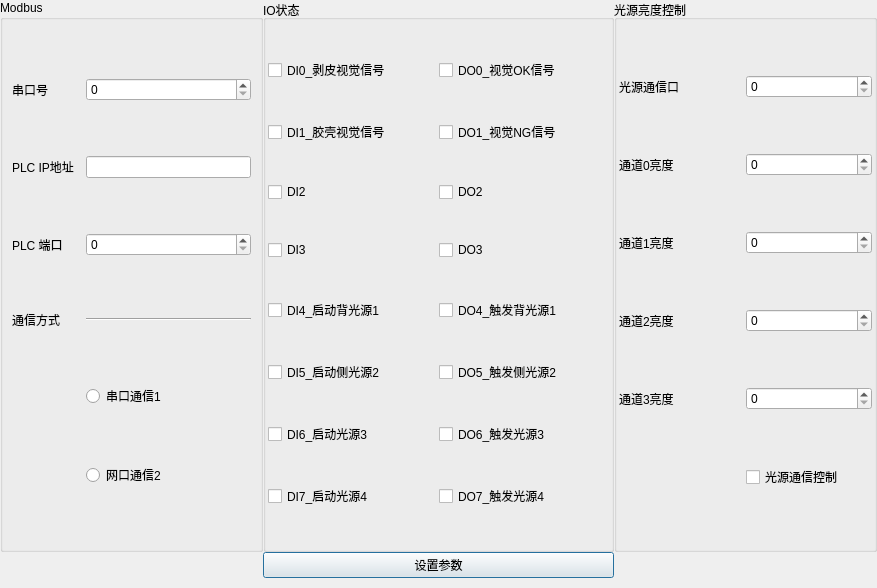
<?xml version="1.0" encoding="UTF-8"?>
<ui version="4.0">
 <class>IOParamDialog</class>
 <widget class="QDialog" name="IOParamDialog">
  <property name="geometry">
   <rect>
    <x>0</x>
    <y>0</y>
    <width>877</width>
    <height>588</height>
   </rect>
  </property>
  <property name="windowTitle">
   <string>IOParamDialog</string>
  </property>
  <property name="windowIcon">
   <iconset resource="../../../resource.qrc">
    <normaloff>:/assets/yingjianguanli.png</normaloff>:/assets/yingjianguanli.png</iconset>
  </property>
  <layout class="QHBoxLayout" name="horizontalLayout">
   <property name="spacing">
    <number>0</number>
   </property>
   <property name="leftMargin">
    <number>0</number>
   </property>
   <property name="topMargin">
    <number>0</number>
   </property>
   <property name="rightMargin">
    <number>0</number>
   </property>
   <property name="bottomMargin">
    <number>0</number>
   </property>
   <item>
    <layout class="QGridLayout" name="gridLayout" columnstretch="3,4,3">
     <property name="bottomMargin">
      <number>10</number>
     </property>
     <item row="0" column="2">
      <widget class="QGroupBox" name="groupBox_3">
       <property name="title">
        <string>光源亮度控制</string>
       </property>
       <layout class="QGridLayout" name="gridLayout_4">
        <property name="leftMargin">
         <number>2</number>
        </property>
        <property name="topMargin">
         <number>0</number>
        </property>
        <property name="rightMargin">
         <number>2</number>
        </property>
        <property name="bottomMargin">
         <number>0</number>
        </property>
        <property name="spacing">
         <number>0</number>
        </property>
        <item row="1" column="0">
         <widget class="QLabel" name="label_12">
          <property name="text">
           <string>通道0亮度</string>
          </property>
         </widget>
        </item>
        <item row="0" column="1">
         <widget class="QSpinBox" name="spinBox_lightPort"/>
        </item>
        <item row="0" column="0">
         <widget class="QLabel" name="label_11">
          <property name="text">
           <string>光源通信口</string>
          </property>
         </widget>
        </item>
        <item row="4" column="1">
         <widget class="QSpinBox" name="spinBox_luminance3"/>
        </item>
        <item row="3" column="0">
         <widget class="QLabel" name="label_14">
          <property name="text">
           <string>通道2亮度</string>
          </property>
         </widget>
        </item>
        <item row="1" column="1">
         <widget class="QSpinBox" name="spinBox_luminance0"/>
        </item>
        <item row="2" column="1">
         <widget class="QSpinBox" name="spinBox_luminance1"/>
        </item>
        <item row="3" column="1">
         <widget class="QSpinBox" name="spinBox_luminance2"/>
        </item>
        <item row="2" column="0">
         <widget class="QLabel" name="label_13">
          <property name="text">
           <string>通道1亮度</string>
          </property>
         </widget>
        </item>
        <item row="4" column="0">
         <widget class="QLabel" name="label_15">
          <property name="text">
           <string>通道3亮度</string>
          </property>
         </widget>
        </item>
        <item row="5" column="1">
         <widget class="QCheckBox" name="checkBox_lightSControl">
          <property name="text">
           <string>光源通信控制</string>
          </property>
         </widget>
        </item>
       </layout>
      </widget>
     </item>
     <item row="0" column="1">
      <widget class="QGroupBox" name="groupBox_2">
       <property name="title">
        <string>IO状态</string>
       </property>
       <layout class="QGridLayout" name="gridLayout_2">
        <property name="leftMargin">
         <number>2</number>
        </property>
        <property name="topMargin">
         <number>0</number>
        </property>
        <property name="rightMargin">
         <number>2</number>
        </property>
        <property name="bottomMargin">
         <number>0</number>
        </property>
        <property name="spacing">
         <number>0</number>
        </property>
        <item row="4" column="0">
         <widget class="QCheckBox" name="checkBox_DI4">
          <property name="text">
           <string>DI4_启动背光源1</string>
          </property>
         </widget>
        </item>
        <item row="1" column="0">
         <widget class="QCheckBox" name="checkBox_DI1">
          <property name="text">
           <string>DI1_胶壳视觉信号</string>
          </property>
         </widget>
        </item>
        <item row="6" column="1">
         <widget class="QCheckBox" name="checkBox_DO6">
          <property name="text">
           <string>DO6_触发光源3</string>
          </property>
         </widget>
        </item>
        <item row="2" column="0">
         <widget class="QCheckBox" name="checkBox_DI2">
          <property name="text">
           <string>DI2</string>
          </property>
         </widget>
        </item>
        <item row="2" column="1">
         <widget class="QCheckBox" name="checkBox_DO2">
          <property name="text">
           <string>DO2</string>
          </property>
         </widget>
        </item>
        <item row="7" column="0">
         <widget class="QCheckBox" name="checkBox_DI7">
          <property name="text">
           <string>DI7_启动光源4</string>
          </property>
         </widget>
        </item>
        <item row="3" column="0">
         <widget class="QCheckBox" name="checkBox_DI3">
          <property name="text">
           <string>DI3</string>
          </property>
         </widget>
        </item>
        <item row="5" column="1">
         <widget class="QCheckBox" name="checkBox_DO5">
          <property name="text">
           <string>DO5_触发侧光源2</string>
          </property>
         </widget>
        </item>
        <item row="0" column="1">
         <widget class="QCheckBox" name="checkBox_DO0">
          <property name="text">
           <string>DO0_视觉OK信号</string>
          </property>
         </widget>
        </item>
        <item row="3" column="1">
         <widget class="QCheckBox" name="checkBox_DO3">
          <property name="text">
           <string>DO3</string>
          </property>
         </widget>
        </item>
        <item row="1" column="1">
         <widget class="QCheckBox" name="checkBox_DO1">
          <property name="text">
           <string>DO1_视觉NG信号</string>
          </property>
         </widget>
        </item>
        <item row="5" column="0">
         <widget class="QCheckBox" name="checkBox_DI5">
          <property name="text">
           <string>DI5_启动侧光源2</string>
          </property>
         </widget>
        </item>
        <item row="6" column="0">
         <widget class="QCheckBox" name="checkBox_DI6">
          <property name="text">
           <string>DI6_启动光源3</string>
          </property>
         </widget>
        </item>
        <item row="7" column="1">
         <widget class="QCheckBox" name="checkBox_DO7">
          <property name="text">
           <string>DO7_触发光源4</string>
          </property>
         </widget>
        </item>
        <item row="0" column="0">
         <widget class="QCheckBox" name="checkBox_DI0">
          <property name="text">
           <string>DI0_剥皮视觉信号</string>
          </property>
         </widget>
        </item>
        <item row="4" column="1">
         <widget class="QCheckBox" name="checkBox_DO4">
          <property name="text">
           <string>DO4_触发背光源1</string>
          </property>
         </widget>
        </item>
       </layout>
      </widget>
     </item>
     <item row="1" column="1">
      <widget class="QPushButton" name="pushButton_setIOParam">
       <property name="text">
        <string>设置参数</string>
       </property>
      </widget>
     </item>
     <item row="0" column="0">
      <widget class="QGroupBox" name="groupBox">
       <property name="title">
        <string>Modbus</string>
       </property>
       <layout class="QGridLayout" name="gridLayout_3">
        <item row="0" column="2">
         <widget class="QSpinBox" name="spinBox_comPort"/>
        </item>
        <item row="1" column="0">
         <widget class="QLabel" name="label_2">
          <property name="text">
           <string>PLC IP地址</string>
          </property>
         </widget>
        </item>
        <item row="4" column="2">
         <widget class="QRadioButton" name="radioButton_rtu">
          <property name="text">
           <string>串口通信1</string>
          </property>
         </widget>
        </item>
        <item row="3" column="0">
         <widget class="QLabel" name="label_4">
          <property name="text">
           <string>通信方式</string>
          </property>
         </widget>
        </item>
        <item row="2" column="2">
         <widget class="QSpinBox" name="spinBox_ipPort"/>
        </item>
        <item row="3" column="1">
         <widget class="Line" name="line">
          <property name="orientation">
           <enum>Qt::Orientation::Horizontal</enum>
          </property>
         </widget>
        </item>
        <item row="2" column="0">
         <widget class="QLabel" name="label_3">
          <property name="text">
           <string>PLC 端口</string>
          </property>
         </widget>
        </item>
        <item row="0" column="0">
         <widget class="QLabel" name="label">
          <property name="text">
           <string>串口号</string>
          </property>
         </widget>
        </item>
        <item row="5" column="2">
         <widget class="QRadioButton" name="radioButton_tcp">
          <property name="text">
           <string>网口通信2</string>
          </property>
         </widget>
        </item>
        <item row="1" column="2">
         <widget class="QLineEdit" name="lineEdit_ipAddress"/>
        </item>
        <item row="3" column="2">
         <widget class="Line" name="line_2">
          <property name="orientation">
           <enum>Qt::Orientation::Horizontal</enum>
          </property>
         </widget>
        </item>
       </layout>
      </widget>
     </item>
    </layout>
   </item>
  </layout>
 </widget>
 <resources>
  <include location="../../../resource.qrc"/>
 </resources>
 <connections/>
</ui>
